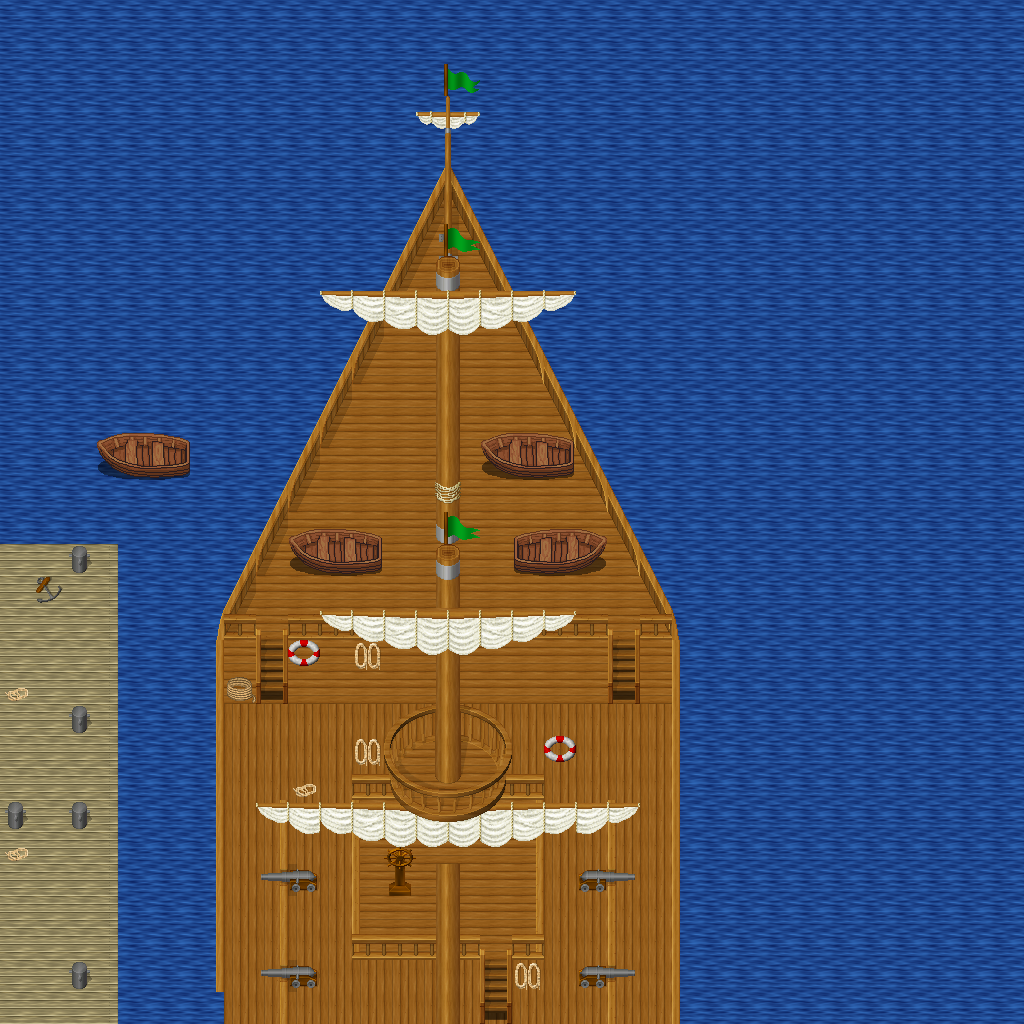

Below is a game level as drawn by its tile map, then a one-line description and the .tmx that defines it (tile-layer data replaced by summaries):
An orthogonal 32x32 tile map with 32x32 px tiles, 5 tile layers (Ground, Objects, Objects2, Above, ...), 1 hidden layer not drawn, 10 tilesets.

<map version="1.10" tiledversion="1.11.0" orientation="orthogonal" renderorder="right-down" width="32" height="32" tilewidth="32" tileheight="32" infinite="0" nextlayerid="11" nextobjectid="1">
 <tileset firstgid="1" name="object_boardwalk" tilewidth="32" tileheight="32" tilecount="36" columns="6">
  <image source="../drawable/object_boardwalk.png" width="192" height="192" />
 </tileset>
 <tileset firstgid="37" name="item_weapon_cannon" tilewidth="32" tileheight="32" tilecount="12" columns="3">
  <image source="../drawable/item_weapon_cannon.png" width="96" height="128" />
 </tileset>
 <tileset firstgid="49" name="logic_collision" tilewidth="32" tileheight="32" tilecount="1" columns="1">
  <image source="../drawable/logic_collision.png" width="32" height="32" />
 </tileset>
 <tileset firstgid="50" name="item_banners_flag" tilewidth="32" tileheight="32" tilecount="12" columns="3">
  <image source="../drawable/item_banners_flag.png" width="96" height="128" />
 </tileset>
 <tileset firstgid="62" name="item_flagpole" tilewidth="32" tileheight="32" tilecount="3" columns="1">
  <image source="../drawable/item_flagpole.png" width="32" height="96" />
 </tileset>
 <tileset firstgid="65" name="ground_ground" tilewidth="32" tileheight="32" tilecount="33" columns="3">
  <image source="../drawable/ground_ground.png" width="96" height="352" />
 </tileset>
 <tileset firstgid="98" name="item_ropes" tilewidth="32" tileheight="32" tilecount="4" columns="2">
  <image source="../drawable/item_ropes.png" width="64" height="64" />
 </tileset>
 <tileset firstgid="102" name="object_row_boat" tilewidth="32" tileheight="32" tilecount="30" columns="6">
  <image source="../drawable/object_row_boat.png" width="192" height="160" />
 </tileset>
 <tileset firstgid="132" name="object_ship" tilewidth="32" tileheight="32" tilecount="368" columns="16">
  <image source="../drawable/object_ship.png" width="512" height="736" />
 </tileset>
 <tileset firstgid="500" name="building_stairs_wooden_ns" tilewidth="32" tileheight="32" tilecount="105" columns="7">
  <image source="../drawable/building_stairs_wooden_ns.png" width="224" height="480" />
 </tileset>
 <layer id="1" name="Ground" width="32" height="32">
  <data>[1024 cells, 1024 non-empty, 2 distinct tile ids]</data>
 </layer>
 <layer id="2" name="Objects" width="32" height="32">
  <data>[1024 cells, 296 non-empty, 40 distinct tile ids]</data>
 </layer>
 <layer id="3" name="Objects2" width="32" height="32">
  <data>[1024 cells, 50 non-empty, 26 distinct tile ids]</data>
 </layer>
 <layer id="4" name="Above" width="32" height="32">
  <data>[1024 cells, 65 non-empty, 20 distinct tile ids]</data>
 </layer>
 <layer id="5" name="Above2" width="32" height="32">
  <data>[1024 cells, 79 non-empty, 38 distinct tile ids]</data>
 </layer>
 <layer id="6" name="Walkable" width="32" height="32" visible="0">
  <data>[1024 cells, 785 non-empty, 1 distinct tile ids]</data>
 </layer>
 <objectgroup id="7" name="Mapevents" />
 <objectgroup id="8" name="Spawn" />
 <objectgroup id="9" name="Keys" />
 <objectgroup id="10" name="Replace" />
</map>
